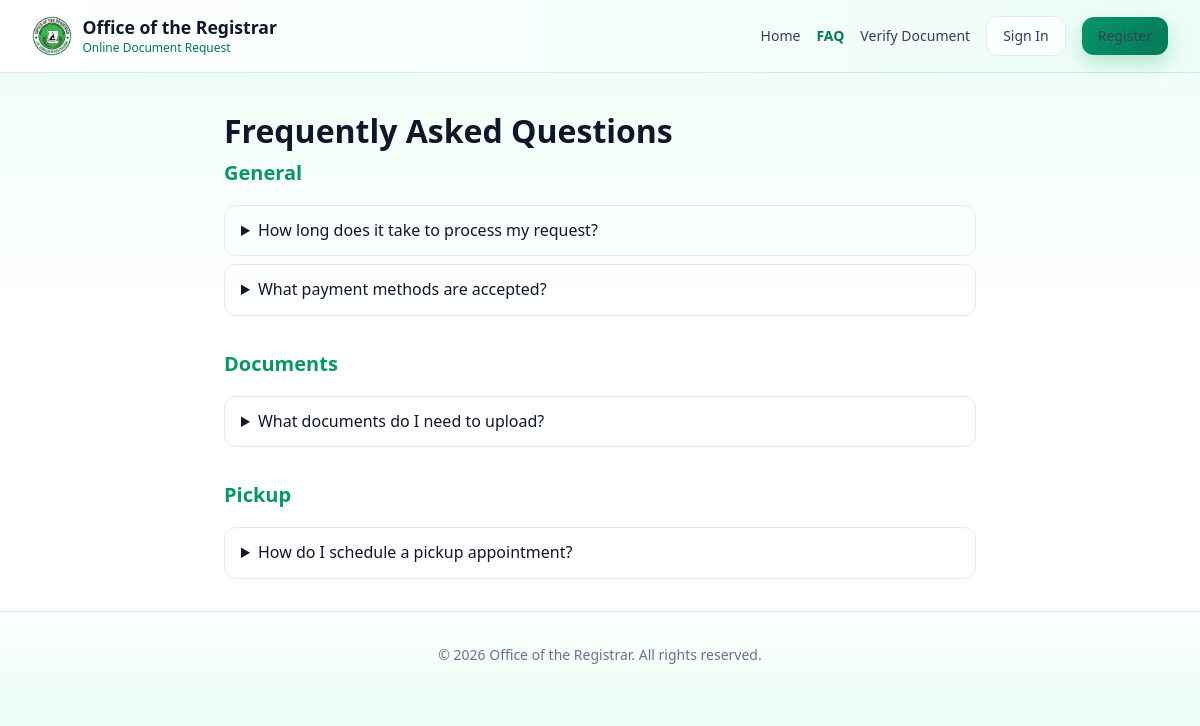
The app's page /faq.php with its own data.
### tables this page shows
CREATE TABLE faqs (
    id INT UNSIGNED AUTO_INCREMENT PRIMARY KEY,
    category VARCHAR(100) DEFAULT 'General',
    question TEXT NOT NULL,
    answer TEXT NOT NULL,
    sort_order INT DEFAULT 0,
    is_active TINYINT(1) DEFAULT 1,
    created_at TIMESTAMP DEFAULT CURRENT_TIMESTAMP
);

### includes/functions.php (called while the page is built, shortened)
<?php
function e(?string $str): string {
    return htmlspecialchars($str ?? '', ENT_QUOTES, 'UTF-8');
}

### includes/compliance.php (called while the page is built, shortened)
<?php
function ensureRequirementDefaultsSchema(): void {
    static $ready = false;
    if ($ready) {
        return;
    }
    migrateOtherEnrollmentRequirementsToOptIn();
}
function migrateOtherEnrollmentRequirementsToOptIn(): void {
    setAppSetting('other_enrollment_requirements_opt_in_migrated', '1');
}
function getAppSetting(string $key, string $default = ''): string {
    $db = getDB();
    ensureRequirementDefaultsSchema();
    $stmt = $db->prepare('SELECT setting_value FROM app_settings WHERE setting_key = ?');
    $stmt->execute([$key]);
    $value = $stmt->fetchColumn();
    return $value !== false ? (string) $value : $default;
}
function setAppSetting(string $key, string $value): void {
    $db = getDB();
    $db->prepare('INSERT INTO app_settings (setting_key, setting_value) VALUES (?, ?)
        ON DUPLICATE KEY UPDATE setting_value = VALUES(setting_value), updated_at = NOW()')
       ->execute([$key, $value]);
}

### includes/theme.php (called while the page is built, shortened)
<?php
require_once __DIR__ . '/compliance.php';
function isValidThemePreset(string $key): bool
{
    return array_key_exists($key, themePresets());
}
function getThemePresetKey(): string
{
    $key = getAppSetting('theme_preset', 'green');
    return isValidThemePreset($key) ? $key : 'green';
}
function getActiveThemePreset(): array
{
    $presets = themePresets();
    $key = getThemePresetKey();
    return $presets[$key];
}
function renderThemeStyleTag(): void
{
    $preset = getActiveThemePreset();
}
        ?>

### faq.php (the view, shortened to what this page needs)
<?php
require_once __DIR__ . '/includes/functions.php';
require_once __DIR__ . '/includes/ui.php';
$db = getDB();
$faqs = $db->query('SELECT * FROM faqs WHERE is_active = 1 ORDER BY sort_order, category')->fetchAll();
$grouped = [];
foreach ($faqs as $faq) {
    $grouped[$faq['category']][] = $faq;
}
?>
<!DOCTYPE html>
<html lang="en">
<head>
    <link rel="stylesheet" href="<?= APP_URL ?>/assets/css/style.css">
    <?php
    require_once __DIR__ . '/includes/theme.php';
    renderThemeStyleTag();
    ?>
    <link rel="stylesheet" href="https://cdnjs.cloudflare.com/ajax/libs/font-awesome/6.5.1/css/all.min.css">
</head>
<body class="landing-page">
<?php renderLandingNav('faq'); ?>
<div class="container page-container">
    <h1>Frequently Asked Questions</h1>
    <?php foreach ($grouped as $category => $items): ?>
        <div class="faq-section">
            <h2><?= e($category) ?></h2>
            <?php foreach ($items as $faq): ?>
                <details class="faq-item">
                    <summary><?= e($faq['question']) ?></summary>
                </details>
            <?php endforeach; ?>
        </div>
    <?php endforeach; ?>
</div>
<?php renderPublicPageFooter(); ?>
</body>
</html>

### includes/ui.php (shortened to what this page needs)
<?php
function appLogoUrl(): string {
    return defined('APP_LOGO') ? APP_LOGO : (APP_URL . '/assets/images/logo.png');
}
function renderAppLogo(string $variant = 'default', string $alt = ''): string {
    $altText = $alt !== '' ? $alt : (APP_NAME . ' — ' . APP_TAGLINE);
    $class = match ($variant) {
        'sidebar' => 'app-logo app-logo-sidebar',
        'auth' => 'app-logo app-logo-auth',
        'nav' => 'app-logo app-logo-nav',
        'claim' => 'app-logo app-logo-claim',
        default => 'app-logo',
    };
    return '<img src="' . e(appLogoUrl()) . '" alt="' . e($altText) . '" class="' . e($class) . '">';
}
    ?>
    <?php
function landingNavLinks(): array
{
    return [
        'home' => ['href' => 'index.php', 'label' => 'Home'],
        'faq' => ['href' => 'faq.php', 'label' => 'FAQ'],
        'verify' => ['href' => 'verify.php', 'label' => 'Verify Document'],
        'login' => ['href' => 'auth/login.php', 'label' => 'Sign In', 'class' => 'btn btn-outline'],
        'register' => ['href' => 'auth/register.php', 'label' => 'Register', 'class' => 'btn btn-primary'],
    ];
}
function renderLandingNav(string $active = ''): void
{
    $links = landingNavLinks();
    ?>
    <nav class="landing-nav" id="landingNav">
        <div class="nav-brand">
            <a href="index.php">
                <?= renderAppLogo('nav') ?>
                <div class="nav-brand-text">
                    <span class="nav-brand-name"><?= e(APP_NAME) ?></span>
                    <span class="nav-brand-tagline"><?= e(APP_SYSTEM_NAME) ?></span>
                </div>
            </a>
        </div>
        <div class="nav-links" id="landingNavLinks">
            <?php foreach ($links as $key => $link): ?>
                <?php
                $isActive = $active === $key;
                $classes = trim(($link['class'] ?? '') . ($isActive ? ' is-active' : ''));
                ?>
                <a href="<?= e($link['href']) ?>"
                   <?= $classes !== '' ? 'class="' . e($classes) . '"' : '' ?>
                   <?= $isActive ? 'aria-current="page"' : '' ?>><?= e($link['label']) ?></a>
            <?php endforeach; ?>
        </div>
    </nav>
    <?php
}
function renderPublicPageFooter(): void
{
    ?>
    <footer class="landing-footer">
        <p>&copy; <?= date('Y') ?> <?= e(APP_NAME) ?>. All rights reserved.</p>
    </footer>
    <?php
}

### records on screen
faqs: question "How long does it take to process my request?"
faqs: question "What payment methods are accepted?"
faqs: question "What documents do I need to upload?"
faqs: question "How do I schedule a pickup appointment?"

### other values on screen
APP_NAME "Office of the Registrar"
APP_SYSTEM_NAME "Online Document Request"
$link['label'] "Home"
$link['label'] "FAQ"
$link['label'] "Verify Document"
$link['label'] "Sign In"
$link['label'] "Register"
$category "General"
$category "Documents"
$category "Pickup"
